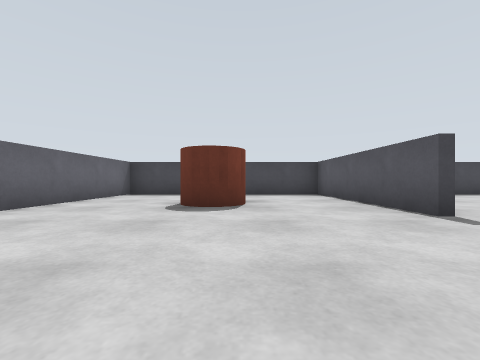
view 1 (above)

15 first-person views from a walk through a robot-simulator world made for Gazebo. The camera is 0.22 m above the floor, looks level and sees 90° across. The floor is counted in squares, 0.5 m on a side. Each view is taken from the middle of a square. On the plan, view 1 faces up. The plan holds only what a view shows up to about 9 squares ahead; the rest is blank. The place goes on beyond the plan.

view 2
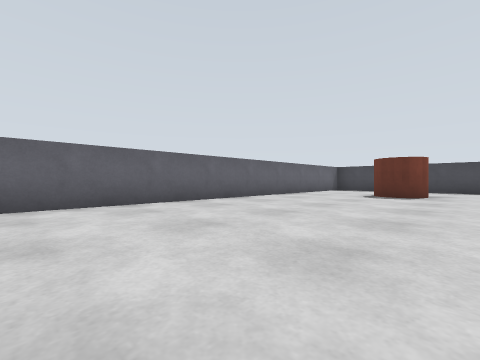

view 3
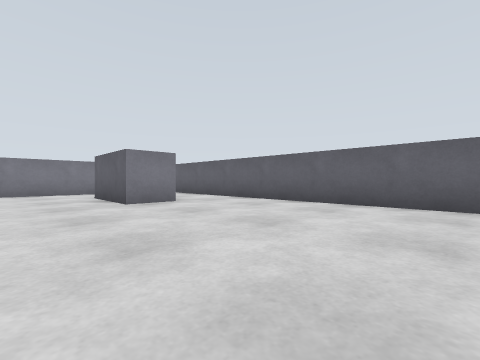

view 4
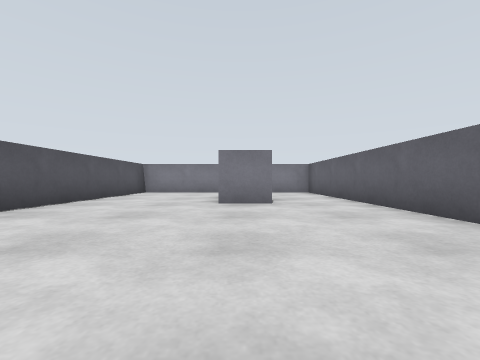

view 5
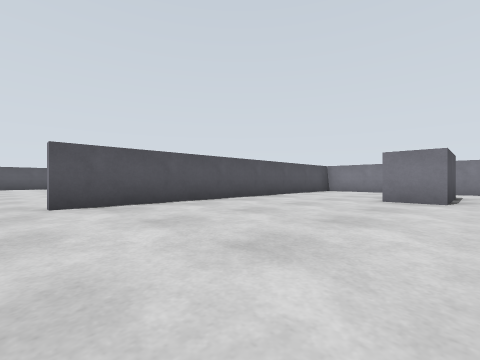

view 6
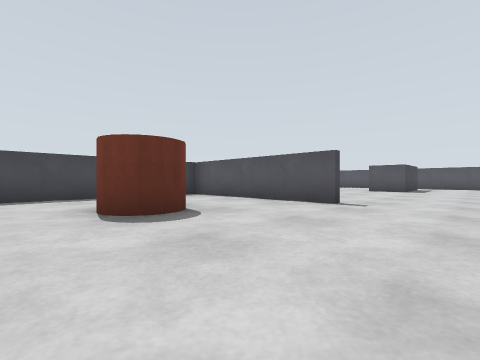

view 7
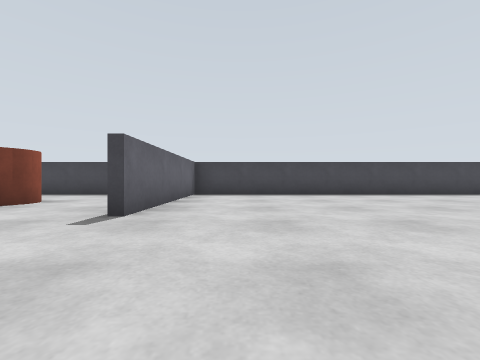

view 8
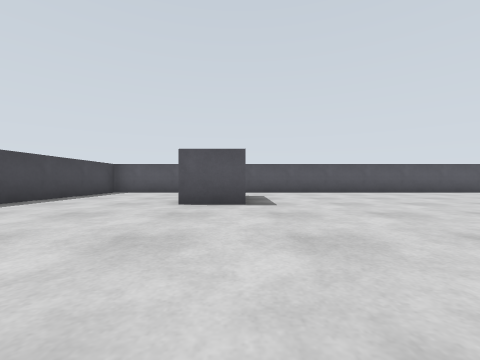

view 9
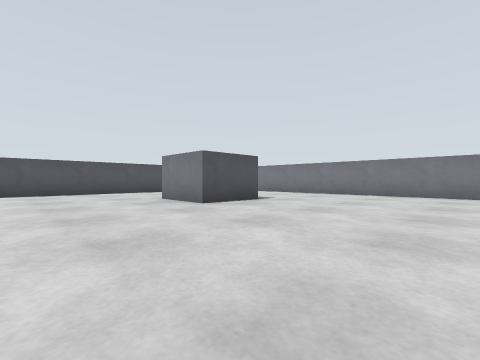

view 10
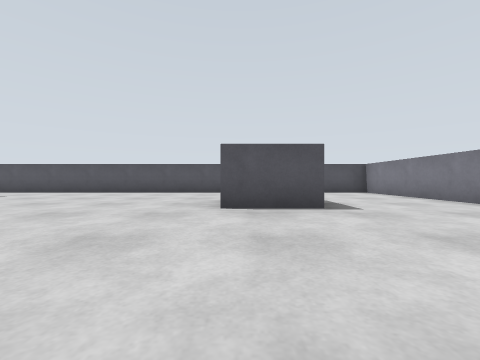

view 11
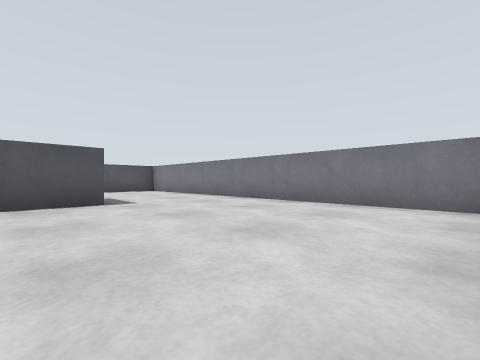

view 12
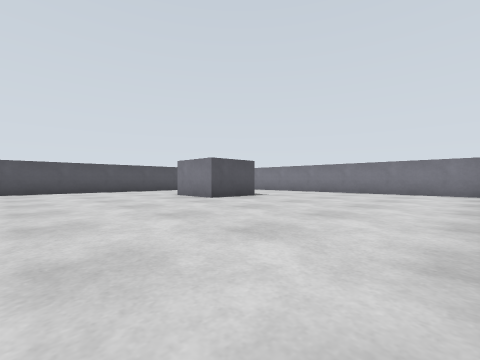

view 13
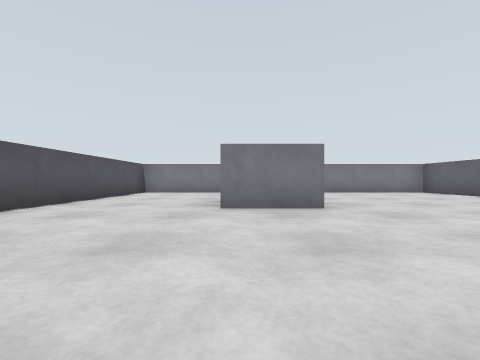

view 14
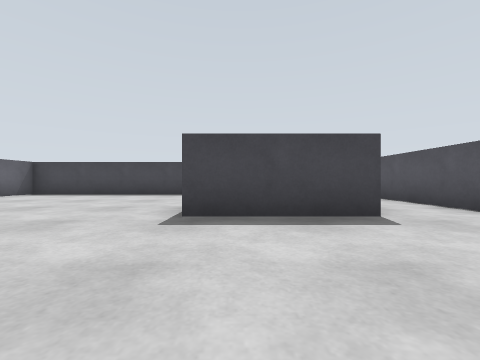

view 15
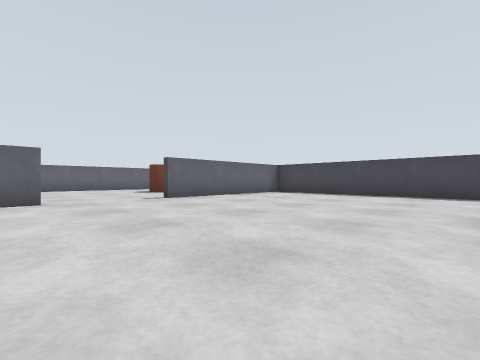

### Floor plan
Points are (right, up) in squares from view 1. A wall is a line through its corners. A room is listed if a view was taken in it or the views show most of it. See-through windows are left out.
Room 1 (views 1, 2, 3, 4, 5, 6)
walls: (2.4, 2.9) (2.4, 7.4) (-3.4, 7.4) (-3.4, -8.4) (2, -8.4); (2.4, -8.4) (2.4, 0.5)
ways out: opening at (2, 1.5) to room 2
objects: grey box (-1, -6) to (-1, -5); pillar (-1, 4) to (0, 5)
Room 2 (views 7, 8, 9, 10, 11, 12, 13, 14, 15)
walls: (2.6, 0.5) (2.6, 0); (2.6, -6.4) (2.6, -8.5); (2, -8.4) (12.4, -8.4) (12.4, 7.4) (2.6, 7.4) (2.6, 2.9)
ways out: opening at (2, 1.5) to room 1
objects: grey box (8, -5) to (9, -4); grey box (9, 3) to (10, 4)

Where each view was taken, in squares from view 1:
view 1: 0 up, 0 right, facing up
view 2: 3 down, 1 right, facing up-left
view 3: 0 up, 1 right, facing down-left
view 4: 0 up, 1 left, facing down
view 5: 1 up, 2 left, facing down-right
view 6: 1 up, 2 left, facing up-right
view 7: 0 up, 4 right, facing up
view 8: 3 up, 4 right, facing right
view 9: 1 down, 4 right, facing down-right
view 10: 4 down, 4 right, facing right
view 11: 4 down, 3 right, facing down-right
view 12: 0 up, 3 right, facing down-right
view 13: 0 up, 9 right, facing down
view 14: 0 up, 9 right, facing up
view 15: 0 up, 8 right, facing up-left
